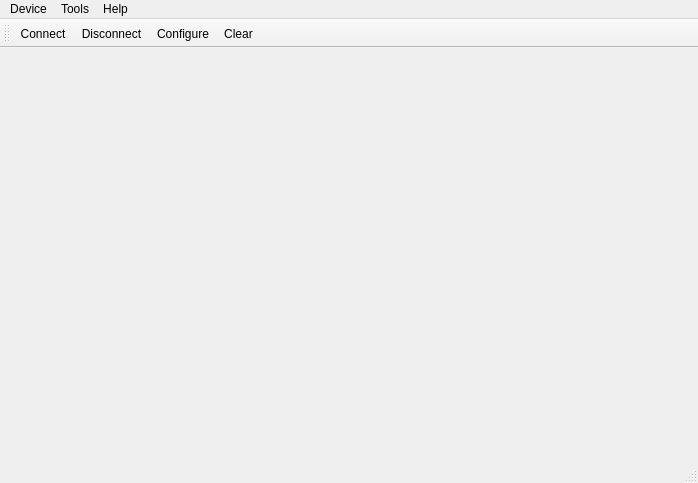
<?xml version="1.0" encoding="UTF-8"?>
<ui version="4.0">
 <class>MainWindow</class>
 <widget class="QMainWindow" name="MainWindow">
  <property name="geometry">
   <rect>
    <x>0</x>
    <y>0</y>
    <width>698</width>
    <height>483</height>
   </rect>
  </property>
  <property name="windowTitle">
   <string>Laser Console</string>
  </property>
  <widget class="QWidget" name="centralWidget">
   <layout class="QVBoxLayout" name="verticalLayout"/>
  </widget>
  <widget class="QMenuBar" name="menuBar">
   <property name="geometry">
    <rect>
     <x>0</x>
     <y>0</y>
     <width>698</width>
     <height>23</height>
    </rect>
   </property>
   <widget class="QMenu" name="menuCalls">
    <property name="title">
     <string>Device</string>
    </property>
    <addaction name="actionConnect"/>
    <addaction name="actionDisconnect"/>
    <addaction name="separator"/>
    <addaction name="actionQuit"/>
   </widget>
   <widget class="QMenu" name="menuTools">
    <property name="title">
     <string>Tools</string>
    </property>
    <addaction name="actionConfigure"/>
    <addaction name="actionClear"/>
    <addaction name="actionLaser_View"/>
   </widget>
   <widget class="QMenu" name="menuHelp">
    <property name="title">
     <string>Help</string>
    </property>
    <addaction name="actionAbout"/>
    <addaction name="actionAboutQt"/>
   </widget>
   <addaction name="menuCalls"/>
   <addaction name="menuTools"/>
   <addaction name="menuHelp"/>
  </widget>
  <widget class="QToolBar" name="mainToolBar">
   <attribute name="toolBarArea">
    <enum>TopToolBarArea</enum>
   </attribute>
   <attribute name="toolBarBreak">
    <bool>false</bool>
   </attribute>
   <addaction name="actionConnect"/>
   <addaction name="actionDisconnect"/>
   <addaction name="actionConfigure"/>
   <addaction name="actionClear"/>
  </widget>
  <widget class="QStatusBar" name="statusBar"/>
  <action name="actionAbout">
   <property name="text">
    <string>&amp;About</string>
   </property>
   <property name="toolTip">
    <string>About program</string>
   </property>
   <property name="shortcut">
    <string>Alt+A</string>
   </property>
  </action>
  <action name="actionAboutQt">
   <property name="text">
    <string>About Qt</string>
   </property>
  </action>
  <action name="actionConnect">
   <property name="icon">
    <iconset resource="terminal.qrc">
     <normaloff>:/images/connect.png</normaloff>:/images/connect.png</iconset>
   </property>
   <property name="text">
    <string>C&amp;onnect</string>
   </property>
   <property name="toolTip">
    <string>Connect to serial port</string>
   </property>
   <property name="shortcut">
    <string>Ctrl+O</string>
   </property>
  </action>
  <action name="actionDisconnect">
   <property name="icon">
    <iconset resource="terminal.qrc">
     <normaloff>:/images/disconnect.png</normaloff>:/images/disconnect.png</iconset>
   </property>
   <property name="text">
    <string>&amp;Disconnect</string>
   </property>
   <property name="toolTip">
    <string>Disconnect from serial port</string>
   </property>
   <property name="shortcut">
    <string>Ctrl+D</string>
   </property>
  </action>
  <action name="actionConfigure">
   <property name="icon">
    <iconset>
     <normaloff>:images/settings.png</normaloff>:images/settings.png</iconset>
   </property>
   <property name="text">
    <string>&amp;Configure</string>
   </property>
   <property name="toolTip">
    <string>Configure serial port</string>
   </property>
   <property name="shortcut">
    <string>Alt+C</string>
   </property>
  </action>
  <action name="actionClear">
   <property name="icon">
    <iconset resource="terminal.qrc">
     <normaloff>:/images/clear.png</normaloff>:/images/clear.png</iconset>
   </property>
   <property name="text">
    <string>C&amp;lear</string>
   </property>
   <property name="toolTip">
    <string>Clear data</string>
   </property>
   <property name="shortcut">
    <string>Alt+L</string>
   </property>
  </action>
  <action name="actionQuit">
   <property name="icon">
    <iconset resource="terminal.qrc">
     <normaloff>:/images/application-exit.png</normaloff>:/images/application-exit.png</iconset>
   </property>
   <property name="text">
    <string>&amp;Quit</string>
   </property>
   <property name="shortcut">
    <string>Ctrl+Q</string>
   </property>
  </action>
  <action name="actionLaser_View">
   <property name="icon">
    <iconset>
     <normaloff>:images/simulation_start.png</normaloff>:images/simulation_start.png</iconset>
   </property>
   <property name="text">
    <string>Laser Viewer</string>
   </property>
  </action>
  <action name="actionStop_Simulation">
   <property name="enabled">
    <bool>false</bool>
   </property>
   <property name="icon">
    <iconset resource="terminal.qrc">
     <normaloff>:/images/simulation_stop.png</normaloff>:/images/simulation_stop.png</iconset>
   </property>
   <property name="text">
    <string>Stop Simulation</string>
   </property>
  </action>
 </widget>
 <layoutdefault spacing="6" margin="11"/>
 <resources>
  <include location="terminal.qrc"/>
 </resources>
 <connections/>
</ui>
